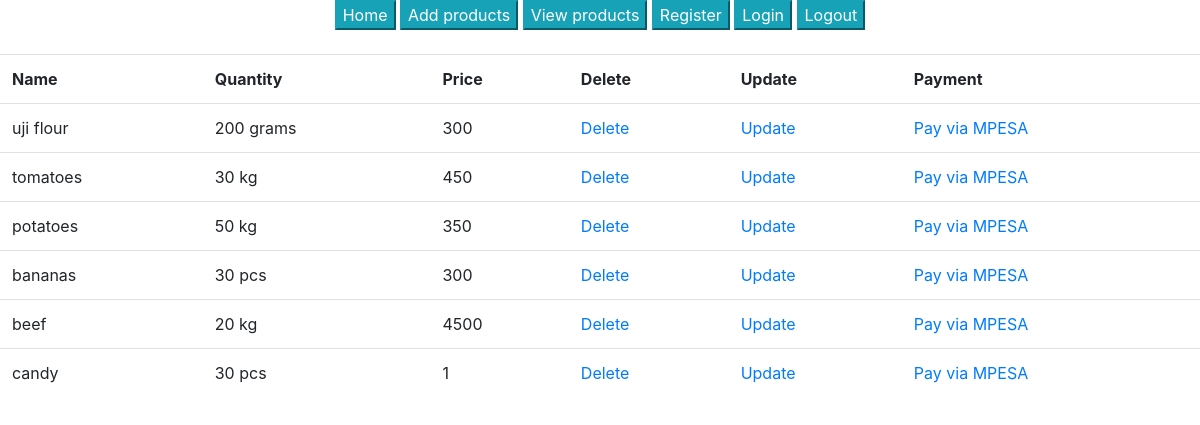
The page /products (signed in) on the database its author committed.
### morningdjangoproject2/models.py (models this page shows)
class Product(models.Model):
    prod_name = models.CharField(max_length=30, blank=False, null=False)
    prod_quantity = models.CharField(max_length=30, blank=False, null=False)
    prod_price = models.CharField(max_length=30, blank=False, null=False)

### morningdjangoproject2/views.py (the view)
# urls.py: path('products', general_views.views_products, name='products'),
@login_required
def views_products(request):
    products = Product.objects.all()
    return render(request, 'products.html', {'products':products})

### templates/products.html
{% extends "base.html" %}
{% load static %}
{% block content %}
    <section class="products-section">
        <div class="products-section-container">
            <table class="table">
                <tr>
                    <th>Name</th>
                    <th>Quantity</th>
                    <th>Price</th>
                    <th>Delete</th>
                    <th>Update</th>
                    <th>Payment</th>
                </tr>
                {% for product in products %}
                    <tr>
                        <td>{{ product.prod_name }}</td>
                        <td>{{ product.prod_quantity}}</td>
                        <td>{{ product.prod_price }}</td>
                        <td><a href="/delete-product/{{ product.id }}">Delete</a></td>
                        <td><a href="/update-product/{{ product.id }}">Update</a></td>
                        <td><a href="/pay/{{ product.id }}">Pay via MPESA</a></td>
                    </tr>
                {% endfor %}
            </table>
        </div>
    </section>
{% endblock %}

### templates/base.html (shortened to what this page needs)
<!DOCTYPE html>
<html lang="en">
<head>
    {% load static %}
    {% load crispy_forms_tags %}
    <link rel="stylesheet" href="{% static 'bootstrap/css/bootstrap.css' %}">
</head>
<body>
<section class="navigation-section">
    <div class="navigation-section-container d-flex justify-content-center mb-4">
        <nav class="navigation">
            <a href="{% url 'home' %}"><button class="btn-info">Home</button></a>
              <a href="{% url 'add products' %}"><button class="btn-info">Add products</button></a>
              <a href="{% url 'products' %}"><button class="btn-info">View products</button></a>
              <a href="{% url 'register' %}"><button class="btn-info">Register</button></a>
              <a href="{% url 'login' %}"><button class="btn-info">Login</button></a>
              <a href="{% url 'logout' %}"><button class="btn-info">Logout</button></a>
        </nav>
    </div>
</section>
{% block content %}
{% endblock %}
</body>
</html>

### rows shown on the page
Product: prod_name "uji flour", prod_quantity "200 grams", prod_price "300"
Product: prod_name "tomatoes", prod_quantity "30 kg", prod_price "450"
Product: prod_name "potatoes", prod_quantity "50 kg", prod_price "350"
Product: prod_name "bananas", prod_quantity "30 pcs", prod_price "300"
Product: prod_name "beef", prod_quantity "20 kg", prod_price "4500"
Product: prod_name "candy", prod_quantity "30 pcs", prod_price "1"
